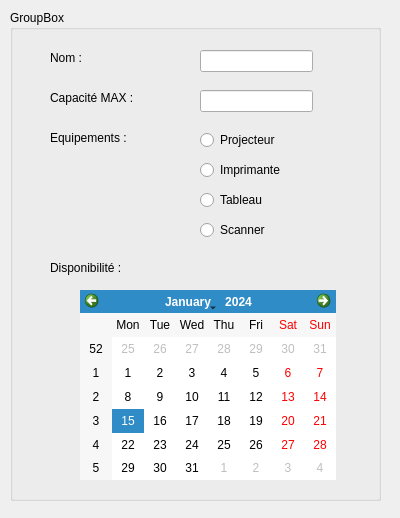
<?xml version="1.0" encoding="UTF-8"?>
<ui version="4.0">
 <class>AfficherDonneesBureau</class>
 <widget class="QDialog" name="AfficherDonneesBureau">
  <property name="geometry">
   <rect>
    <x>0</x>
    <y>0</y>
    <width>400</width>
    <height>518</height>
   </rect>
  </property>
  <property name="windowTitle">
   <string>Dialog</string>
  </property>
  <widget class="QGroupBox" name="groupBox">
   <property name="geometry">
    <rect>
     <x>10</x>
     <y>10</y>
     <width>371</width>
     <height>491</height>
    </rect>
   </property>
   <property name="title">
    <string>GroupBox</string>
   </property>
   <widget class="QLabel" name="label">
    <property name="geometry">
     <rect>
      <x>40</x>
      <y>40</y>
      <width>56</width>
      <height>16</height>
     </rect>
    </property>
    <property name="text">
     <string>Nom :</string>
    </property>
   </widget>
   <widget class="QLineEdit" name="lineEdit">
    <property name="geometry">
     <rect>
      <x>190</x>
      <y>40</y>
      <width>113</width>
      <height>22</height>
     </rect>
    </property>
   </widget>
   <widget class="QLabel" name="label_2">
    <property name="geometry">
     <rect>
      <x>40</x>
      <y>80</y>
      <width>101</width>
      <height>16</height>
     </rect>
    </property>
    <property name="text">
     <string>Capacité MAX :</string>
    </property>
   </widget>
   <widget class="QLineEdit" name="lineEdit_2">
    <property name="geometry">
     <rect>
      <x>190</x>
      <y>80</y>
      <width>113</width>
      <height>22</height>
     </rect>
    </property>
   </widget>
   <widget class="QLabel" name="label_3">
    <property name="geometry">
     <rect>
      <x>40</x>
      <y>120</y>
      <width>81</width>
      <height>16</height>
     </rect>
    </property>
    <property name="text">
     <string>Equipements :</string>
    </property>
   </widget>
   <widget class="QRadioButton" name="radioButton">
    <property name="enabled">
     <bool>true</bool>
    </property>
    <property name="geometry">
     <rect>
      <x>190</x>
      <y>120</y>
      <width>93</width>
      <height>20</height>
     </rect>
    </property>
    <property name="autoFillBackground">
     <bool>false</bool>
    </property>
    <property name="text">
     <string>Projecteur</string>
    </property>
    <property name="checkable">
     <bool>false</bool>
    </property>
    <property name="checked">
     <bool>false</bool>
    </property>
   </widget>
   <widget class="QRadioButton" name="radioButton_2">
    <property name="enabled">
     <bool>true</bool>
    </property>
    <property name="geometry">
     <rect>
      <x>190</x>
      <y>150</y>
      <width>93</width>
      <height>20</height>
     </rect>
    </property>
    <property name="autoFillBackground">
     <bool>false</bool>
    </property>
    <property name="text">
     <string>Imprimante</string>
    </property>
    <property name="checkable">
     <bool>false</bool>
    </property>
    <property name="checked">
     <bool>false</bool>
    </property>
   </widget>
   <widget class="QRadioButton" name="radioButton_3">
    <property name="enabled">
     <bool>true</bool>
    </property>
    <property name="geometry">
     <rect>
      <x>190</x>
      <y>180</y>
      <width>93</width>
      <height>20</height>
     </rect>
    </property>
    <property name="autoFillBackground">
     <bool>false</bool>
    </property>
    <property name="text">
     <string>Tableau</string>
    </property>
    <property name="checkable">
     <bool>false</bool>
    </property>
    <property name="checked">
     <bool>false</bool>
    </property>
   </widget>
   <widget class="QRadioButton" name="radioButton_4">
    <property name="enabled">
     <bool>true</bool>
    </property>
    <property name="geometry">
     <rect>
      <x>190</x>
      <y>210</y>
      <width>93</width>
      <height>20</height>
     </rect>
    </property>
    <property name="autoFillBackground">
     <bool>false</bool>
    </property>
    <property name="text">
     <string>Scanner</string>
    </property>
    <property name="checkable">
     <bool>false</bool>
    </property>
    <property name="checked">
     <bool>false</bool>
    </property>
   </widget>
   <widget class="QLabel" name="label_4">
    <property name="geometry">
     <rect>
      <x>40</x>
      <y>250</y>
      <width>91</width>
      <height>16</height>
     </rect>
    </property>
    <property name="text">
     <string>Disponibilité :</string>
    </property>
   </widget>
   <widget class="QCalendarWidget" name="calendarWidget">
    <property name="geometry">
     <rect>
      <x>70</x>
      <y>280</y>
      <width>256</width>
      <height>190</height>
     </rect>
    </property>
   </widget>
  </widget>
 </widget>
 <resources/>
 <connections/>
</ui>
